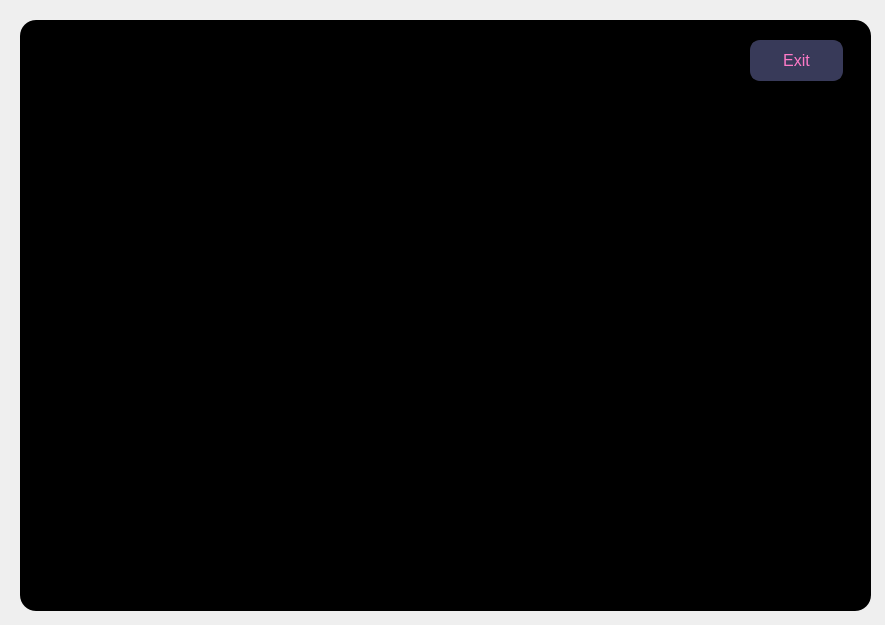
<?xml version="1.0" encoding="UTF-8"?>
<ui version="4.0">
 <class>Assistant</class>
 <widget class="QMainWindow" name="Assistant">
  <property name="geometry">
   <rect>
    <x>0</x>
    <y>0</y>
    <width>885</width>
    <height>625</height>
   </rect>
  </property>
  <property name="windowTitle">
   <string>MainWindow</string>
  </property>
  <property name="styleSheet">
   <string notr="true">Assistant{
	background-color:rgb(56,58,89),
	border-radius:10px;
}</string>
  </property>
  <widget class="QWidget" name="centralwidget">
   <widget class="QFrame" name="QFrame">
    <property name="geometry">
     <rect>
      <x>10</x>
      <y>10</y>
      <width>871</width>
      <height>611</height>
     </rect>
    </property>
    <property name="styleSheet">
     <string notr="true">QFrame{
	border-radius:16px;
	background-color:black;
	margin-top:10px;
	margin-bottom:10px;
	margin-right:10px;
	margin-left:10px;
}</string>
    </property>
    <property name="frameShape">
     <enum>QFrame::StyledPanel</enum>
    </property>
    <property name="frameShadow">
     <enum>QFrame::Raised</enum>
    </property>
    <widget class="QLabel" name="label">
     <property name="geometry">
      <rect>
       <x>4</x>
       <y>5</y>
       <width>851</width>
       <height>601</height>
      </rect>
     </property>
     <property name="styleSheet">
      <string notr="true">border-radius:10px;</string>
     </property>
     <property name="text">
      <string/>
     </property>
     <property name="pixmap">
      <pixmap>../aaass.gif</pixmap>
     </property>
     <property name="scaledContents">
      <bool>true</bool>
     </property>
     <property name="alignment">
      <set>Qt::AlignCenter</set>
     </property>
    </widget>
    <widget class="QLabel" name="label_2">
     <property name="geometry">
      <rect>
       <x>280</x>
       <y>490</y>
       <width>321</width>
       <height>71</height>
      </rect>
     </property>
     <property name="font">
      <font>
       <family>Segoe UI</family>
       
      </font>
     </property>
     <property name="styleSheet">
      <string notr="true">QLabel{
	color:white;
	border-color:black;
	text-align:center;
	font-size:26px;
}</string>
     </property>
     <property name="text">
      <string/>
     </property>
     <property name="alignment">
      <set>Qt::AlignCenter</set>
     </property>
    </widget>
    <widget class="QPushButton" name="pushButton">
     <property name="geometry">
      <rect>
       <x>740</x>
       <y>30</y>
       <width>93</width>
       <height>41</height>
      </rect>
     </property>
     <property name="font">
      <font>
       <family>Segoe UI</family>
       <pointsize>12</pointsize>
      </font>
     </property>
     <property name="styleSheet">
      <string notr="true">QPushButton{
color:rgb(254,121,199);
background-color:rgb(56,58,89);
border : 2px solid rgb(56,58,89);
border-radius : 10px;
}</string>
     </property>
     <property name="text">
      <string>Exit</string>
     </property>
    </widget>
   </widget>
  </widget>
 </widget>
 <resources/>
 <connections/>
</ui>
